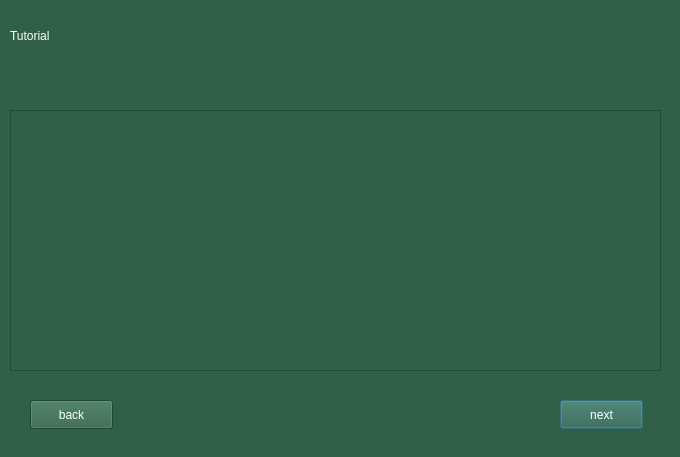
<?xml version="1.0" encoding="UTF-8"?>
<ui version="4.0">
 <class>Dialog</class>
 <widget class="QDialog" name="Dialog">
  <property name="geometry">
   <rect>
    <x>0</x>
    <y>0</y>
    <width>680</width>
    <height>457</height>
   </rect>
  </property>
  <property name="windowTitle">
   <string>Dialog</string>
  </property>
  <property name="styleSheet">
   <string notr="true">background-color: rgb(48, 97, 72);
color: rgb(255, 255, 255);
font: 14pt &quot;Segoe UI&quot;;</string>
  </property>
  <widget class="QLabel" name="label_title">
   <property name="geometry">
    <rect>
     <x>10</x>
     <y>-30</y>
     <width>571</width>
     <height>131</height>
    </rect>
   </property>
   <property name="text">
    <string>Tutorial</string>
   </property>
  </widget>
  <widget class="QPushButton" name="button_next">
   <property name="geometry">
    <rect>
     <x>560</x>
     <y>400</y>
     <width>83</width>
     <height>29</height>
    </rect>
   </property>
   <property name="text">
    <string>next</string>
   </property>
  </widget>
  <widget class="QPushButton" name="button_back">
   <property name="geometry">
    <rect>
     <x>30</x>
     <y>400</y>
     <width>83</width>
     <height>29</height>
    </rect>
   </property>
   <property name="text">
    <string>back</string>
   </property>
  </widget>
  <widget class="QTextBrowser" name="label_content">
   <property name="geometry">
    <rect>
     <x>10</x>
     <y>110</y>
     <width>651</width>
     <height>261</height>
    </rect>
   </property>
  </widget>
 </widget>
 <resources/>
 <connections/>
</ui>
